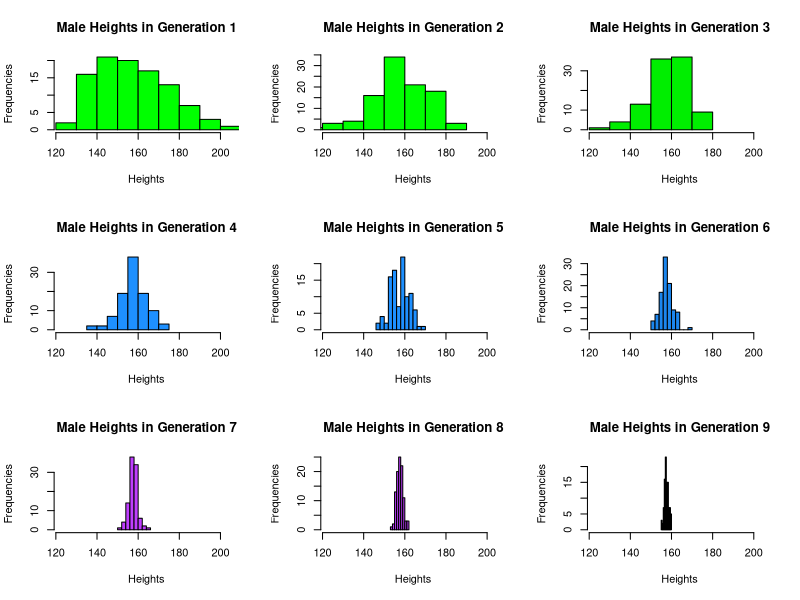
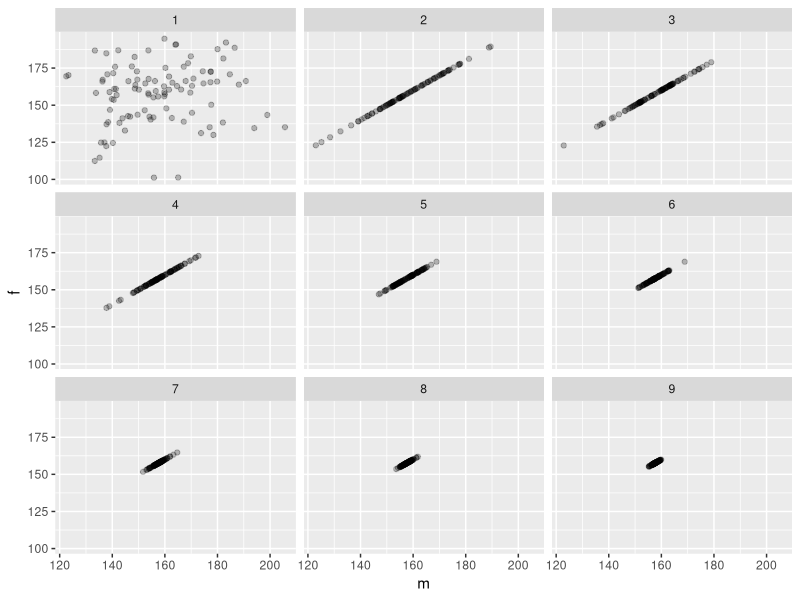
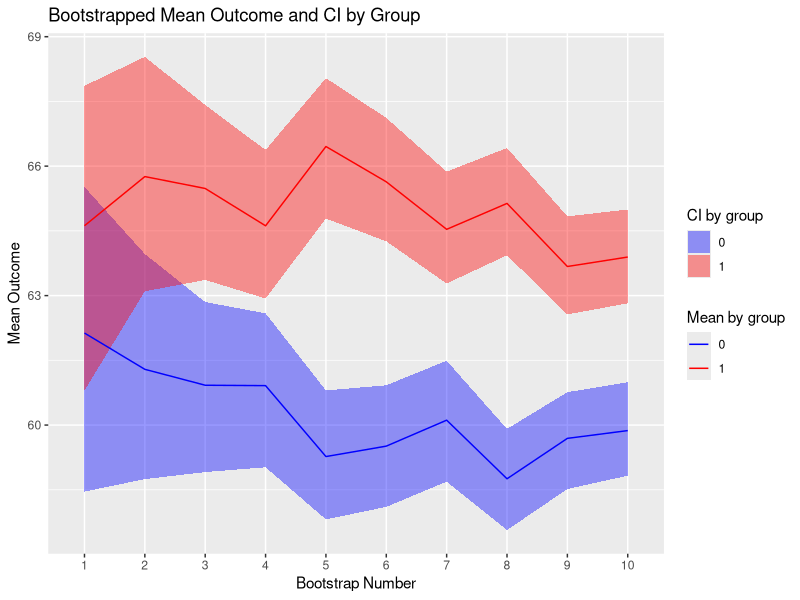
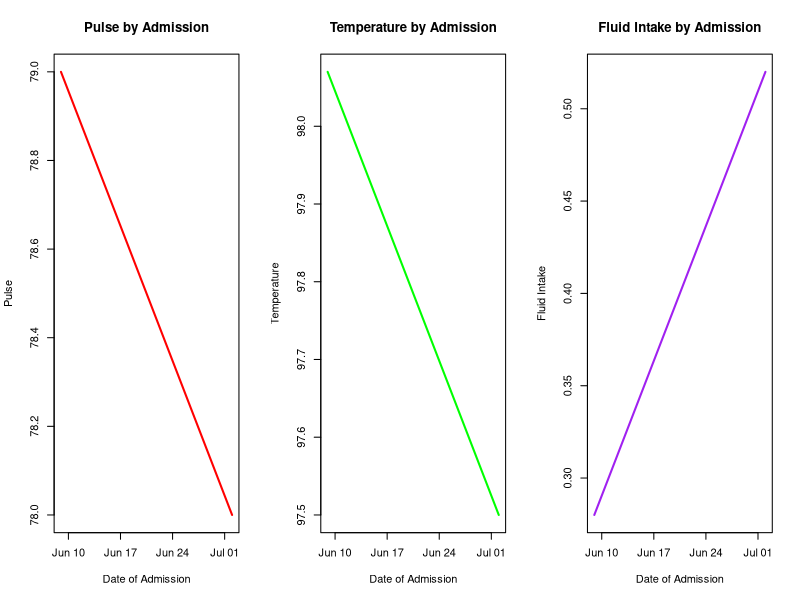

R code for these plots, in order:
## ---- chunk 1
set.seed(280)
pop <- data.frame(m = rnorm(100, 160, 20), f = rnorm(100, 160, 20))
## ---- chunk 2
next_gen <- function(pop) {
    pop$m <- sample(pop$m)
    pop$m <- rowMeans(pop)
    pop$f <- pop$m
    pop
}
## ---- chunk 3
gens2 <- data.frame(m=rep(NA,900),f=rep(NA,900),gen=rep(1:9,each=100))
gens2[1:100,1:2] <- pop
for(i in 2:9){
  start <- (i-2)*100+1
  end <- (i-1)*100
  data <- gens2[start:end,1:2]
  assign.start <- ((i-1)*100+1)
  assign.end <- i*100
  gens2[assign.start:assign.end,1:2] <- next_gen(data)
}

par(mfrow=c(3,3))
palette <- c("green","green1","green2","dodgerblue","dodgerblue1",
             "dodgerblue2","darkorchid1","darkorchid2","darkorchid3")
for(i in 1:9){
  title <- paste("Male Heights in Generation ", i, sep="")
  hist(gens2$m[which(gens2$gen==i)],main=title,xlab="Heights",ylab="Frequencies",col=palette[i],
       xlim = c(min(gens2$m[which(gens2$gen==1)]),max(gens2$m[which(gens2$gen==1)])))
}
## ---- chunk 4
library(ggplot2)
p <- ggplot(data = gens2, aes(x=m,y=f)) + facet_wrap(~gen,nrow=3)
g <- p + geom_point(alpha=.25) + 
  scale_x_continuous(limits = c(min(gens2$m[which(gens2$gen==1)]),max(gens2$m[which(gens2$gen==1)]))) +
  scale_y_continuous(limits = c(min(gens2$f[which(gens2$gen==1)]),max(gens2$f[which(gens2$gen==1)])))
g
## ---- chunk 5
set.seed(496)
base.sample <- function(n){
  start.sample <- data.frame(Treatment=rbinom(n,1,.5))
  start.sample$Outcome <- rnorm(n,60,20)
  for (j in 1:n) {
    if (start.sample$Treatment[j]==1) {
      start.sample$Outcome[j] <- start.sample$Outcome[j] + 5
    }
  }
  return(start.sample)
}

bootstrap.mean <- function(data,n){
  means.0 <- vector()
  means.1 <- vector()
  for(i in 1:1000){
    test.sample <- data[sample(nrow(data),n,replace=TRUE),]
    means <- aggregate(test.sample[,2],list(test.sample$Treatment),mean)
    means.0[i] <- means[1,2]
    means.1[i] <- means[2,2]
  }
  total.0 <- mean(means.0)
  total.1 <- mean(means.1)
  dev.0 <- sd(means.0)
  dev.1 <- sd(means.1)
  bounds.0 <- quantile(means.0,c(0.025,0.975))
  bounds.1 <- quantile(means.1,c(0.025,0.975))
  results.0 <- data.frame(mean=total.0,lower=bounds.0[1],upper=bounds.0[2],n)
  results.1 <- data.frame(mean=total.1,lower=bounds.1[1],upper=bounds.1[2],n)
  final <- rbind(results.0,results.1)
  return(final)
}

straps <- data.frame()
for(i in 1:10){
  size <- 250*i
  strap <- cbind(strap=as.factor(c(i,i)),group=c(0,1),bootstrap.mean(base.sample(size),size))
  straps <- rbind(straps,strap)
}

straps
## ---- chunk 6
p <- ggplot(data=straps, aes(x=strap, y=mean)) + 
  scale_fill_manual(values=c("blue","red"),name="CI by group") + 
  scale_colour_manual(values=c("blue","red"),name="Mean by group") + 
  geom_ribbon(aes(ymin=straps$lower, ymax=straps$upper,group=factor(group),
                  fill=factor(group)), alpha=0.4) + 
  geom_line(aes(group=factor(group), colour=factor(group))) +
  ylab("Mean Outcome") +
  xlab("Bootstrap Number") +
  ggtitle("Bootstrapped Mean Outcome and CI by Group")
p
## ---- chunk 7
makePatient <- function() {
  vowel <- grep("[aeiou]", letters)
  cons <- grep("[^aeiou]", letters)
  name <- paste(sample(LETTERS[cons], 1), sample(letters[vowel], 1), sample(letters[cons], 1), sep='')
  gender <- factor(sample(0:1, 1), levels=0:1, labels=c('female','male'))
  dob <- as.Date(sample(7500, 1), origin="1970-01-01")
  n <- sample(6, 1)
  doa <- as.Date(sample(1500, n), origin="2010-01-01")
  pulse <- round(rnorm(n, 80, 10))
  temp <- round(rnorm(n, 98.4, 0.3), 2)
  fluid <- round(runif(n), 2)
  list(name=name, gender=gender, date_of_birth=dob, date_of_admission=doa, 
       pulse=pulse, temperature=temp, fluid_intake=fluid)
}
## ---- chunk 8
set.seed(8)
record <- makePatient()
class(record) <- "medicalRecord"
print.default(record)
class(record)
## ---- chunk 9
mean.medicalRecord <- function(x){
  pulse <- mean(x$pulse)
  temperature <- mean(x$temperature)
  fluids <- mean(x$fluid_intake)
  results <- list(mean_pulse = pulse, mean_temperature = temperature, mean_fluids = fluids)
  return(results)
}

print.medicalRecord <- function(x){
  n_obs <- length(x$date_of_admission)
  chart <- data.frame(Name=rep(x$name,n_obs),Gender=rep(x$gender,n_obs),
                      dob=rep(x$date_of_birth,n_obs),doa=x$date_of_admission,
                      Pulse=x$pulse,Temperature=x$temperature,Fluids=x$fluid_intake)
  chart <- chart[order(chart$doa),]
  return(chart)
}

plot.medicalRecord <- function(x){
  chart <- print.medicalRecord(x)
  par(mfrow=c(1,3))
  plot(x=chart$doa,y=chart$Pulse,main="Pulse by Admission",
       xlab="Date of Admission",ylab="Pulse",type="l",lwd=2,col="red")
  plot(x=chart$doa,y=chart$Temperature,main="Temperature by Admission",
       xlab="Date of Admission",ylab="Temperature",type="l",lwd=2,col="green")
  plot(x=chart$doa,y=chart$Fluids,main="Fluid Intake by Admission",
       xlab="Date of Admission",ylab="Fluid Intake",type="l",lwd=2,col="purple")
}

mean(record)
print(record)
plot(record)
## ---- chunk 10
mean.cohort <- function(x){
  names <- vector()
  pulses <- vector()
  temps <- vector()
  fluids <- vector()
  for(i in 1:ncol(x)){
    names[i] <- x[,i]$name
    pulses[i] <- mean(x[,i]$pulse)
    temps[i] <- mean(x[,i]$temperature)
    fluids[i] <- mean(x[,i]$fluid_intake)
  }
  results <- data.frame(Name=names,Mean_Pulse=pulses,Mean_Temperature=temps,Mean_Fluid_Intake=fluids)
  return(results)
}

print.cohort <- function(x){
  cohort.chart <- data.frame()
  for(i in 1:ncol(x)){
    n_obs <- length(x[,i]$date_of_admission)
    chart <- data.frame(Name=rep(x[,i]$name,n_obs),Gender=rep(x[,i]$gender,n_obs),
                        dob=rep(x[,i]$date_of_birth,n_obs),doa=x[,i]$date_of_admission,
                        Pulse=x[,i]$pulse,Temperature=x[,i]$temperature,Fluids=x[,i]$fluid_intake)
    chart <- chart[order(chart$doa),]
    cohort.chart <- rbind(cohort.chart,chart)
  }
  return(cohort.chart)
}
set.seed(8)
cohort <- replicate(10,makePatient())
class(cohort) <- "cohort"
mean(cohort)
print(cohort)
